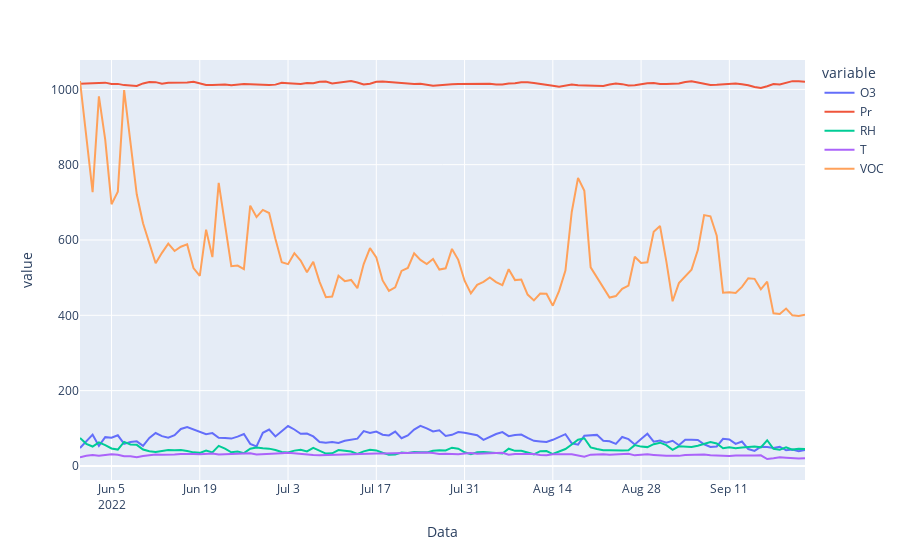

The notebook cell this image was saved under:
### Code cell
px.line(df.loc[df["Location"] == "MODENA"].resample("D").mean())
